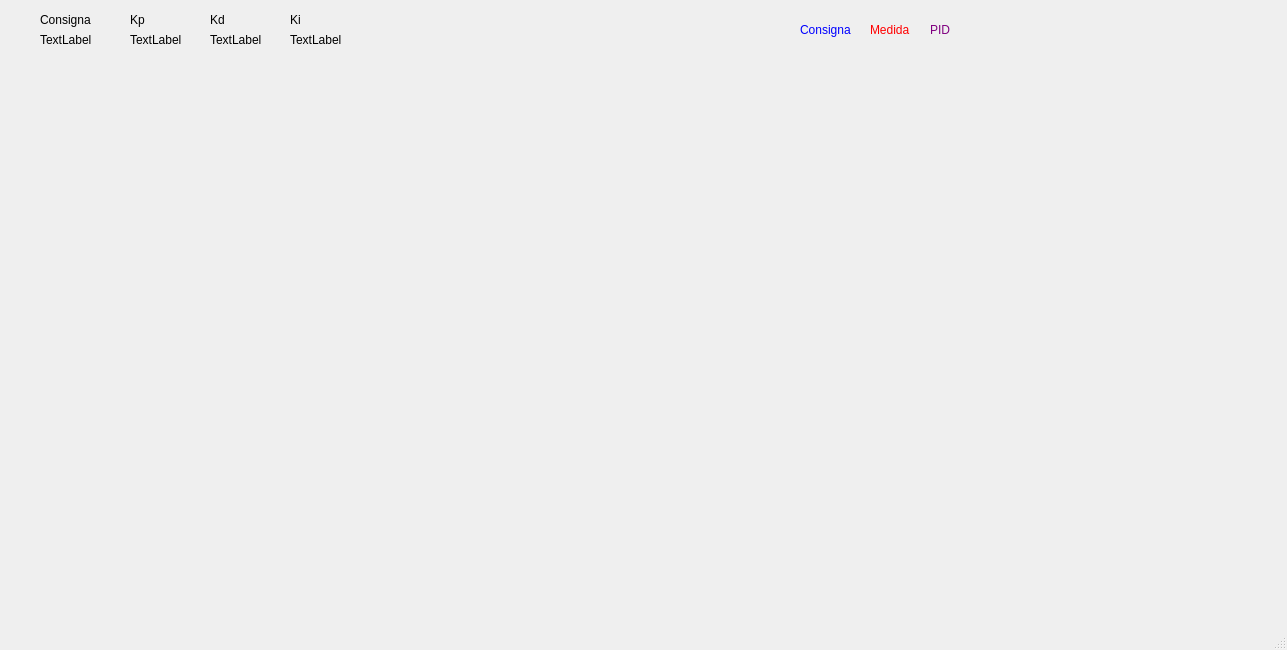
<?xml version="1.0" encoding="UTF-8"?>
<ui version="4.0">
 <class>MainWindow</class>
 <widget class="QMainWindow" name="MainWindow">
  <property name="geometry">
   <rect>
    <x>0</x>
    <y>0</y>
    <width>1287</width>
    <height>650</height>
   </rect>
  </property>
  <property name="windowTitle">
   <string>MainWindow</string>
  </property>
  <widget class="QWidget" name="centralwidget">
   <widget class="VariasGraficas" name="grafica" native="true">
    <property name="geometry">
     <rect>
      <x>20</x>
      <y>60</y>
      <width>1251</width>
      <height>501</height>
     </rect>
    </property>
    <property name="autoFillBackground">
     <bool>true</bool>
    </property>
   </widget>
   <widget class="QLabel" name="consigna">
    <property name="geometry">
     <rect>
      <x>40</x>
      <y>30</y>
      <width>111</width>
      <height>20</height>
     </rect>
    </property>
    <property name="text">
     <string>TextLabel</string>
    </property>
   </widget>
   <widget class="QLabel" name="kp">
    <property name="geometry">
     <rect>
      <x>130</x>
      <y>30</y>
      <width>111</width>
      <height>20</height>
     </rect>
    </property>
    <property name="text">
     <string>TextLabel</string>
    </property>
   </widget>
   <widget class="QLabel" name="kd">
    <property name="geometry">
     <rect>
      <x>210</x>
      <y>30</y>
      <width>111</width>
      <height>20</height>
     </rect>
    </property>
    <property name="text">
     <string>TextLabel</string>
    </property>
   </widget>
   <widget class="QLabel" name="ki">
    <property name="geometry">
     <rect>
      <x>290</x>
      <y>30</y>
      <width>111</width>
      <height>20</height>
     </rect>
    </property>
    <property name="text">
     <string>TextLabel</string>
    </property>
   </widget>
   <widget class="QLabel" name="label">
    <property name="geometry">
     <rect>
      <x>800</x>
      <y>20</y>
      <width>81</width>
      <height>20</height>
     </rect>
    </property>
    <property name="styleSheet">
     <string notr="true">QLabel {  color : blue; }</string>
    </property>
    <property name="text">
     <string>Consigna</string>
    </property>
    <property name="scaledContents">
     <bool>false</bool>
    </property>
   </widget>
   <widget class="QLabel" name="label_2">
    <property name="geometry">
     <rect>
      <x>870</x>
      <y>20</y>
      <width>81</width>
      <height>20</height>
     </rect>
    </property>
    <property name="styleSheet">
     <string notr="true">QLabel {  color : red; }</string>
    </property>
    <property name="text">
     <string>Medida</string>
    </property>
    <property name="scaledContents">
     <bool>false</bool>
    </property>
   </widget>
   <widget class="QLabel" name="label_3">
    <property name="geometry">
     <rect>
      <x>930</x>
      <y>20</y>
      <width>81</width>
      <height>20</height>
     </rect>
    </property>
    <property name="styleSheet">
     <string notr="true">QLabel {  color : purple; }</string>
    </property>
    <property name="text">
     <string>PID</string>
    </property>
    <property name="scaledContents">
     <bool>false</bool>
    </property>
   </widget>
   <widget class="QLabel" name="label_5">
    <property name="geometry">
     <rect>
      <x>40</x>
      <y>10</y>
      <width>111</width>
      <height>20</height>
     </rect>
    </property>
    <property name="text">
     <string>Consigna</string>
    </property>
   </widget>
   <widget class="QLabel" name="label_4">
    <property name="geometry">
     <rect>
      <x>130</x>
      <y>10</y>
      <width>71</width>
      <height>20</height>
     </rect>
    </property>
    <property name="text">
     <string>Kp</string>
    </property>
   </widget>
   <widget class="QLabel" name="label_6">
    <property name="geometry">
     <rect>
      <x>210</x>
      <y>10</y>
      <width>71</width>
      <height>20</height>
     </rect>
    </property>
    <property name="text">
     <string>Kd</string>
    </property>
   </widget>
   <widget class="QLabel" name="label_7">
    <property name="geometry">
     <rect>
      <x>290</x>
      <y>10</y>
      <width>71</width>
      <height>20</height>
     </rect>
    </property>
    <property name="text">
     <string>Ki</string>
    </property>
   </widget>
  </widget>
  <widget class="QMenuBar" name="menubar">
   <property name="geometry">
    <rect>
     <x>0</x>
     <y>0</y>
     <width>1287</width>
     <height>26</height>
    </rect>
   </property>
  </widget>
  <widget class="QStatusBar" name="statusbar"/>
 </widget>
 <customwidgets>
  <customwidget>
   <class>VariasGraficas</class>
   <extends>QWidget</extends>
   <header>variasgraficas.h</header>
   <container>1</container>
  </customwidget>
 </customwidgets>
 <resources/>
 <connections/>
</ui>
